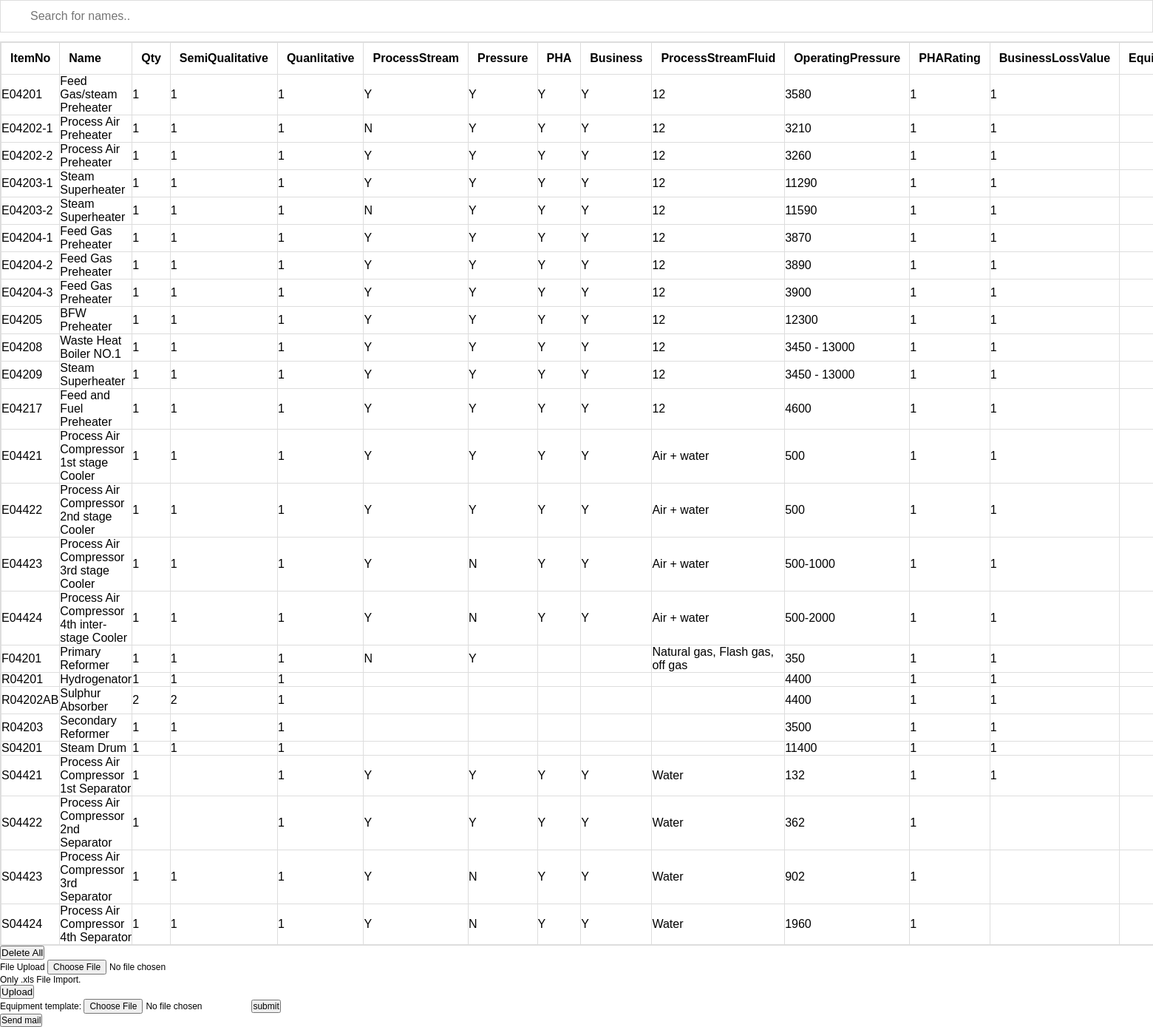
/App/View/home/equipmentList.php, run on the app's committed database.
### tables this page shows
CREATE TABLE IF NOT EXISTS `tbl_equipmentlist` (
  `ItemNo` varchar(45) NOT NULL,
  `Name` varchar(200) NOT NULL,
  `Qty` varchar(45) NOT NULL,
  `SemiQualitative` varchar(45) NOT NULL,
  `Quanlitative` varchar(45) DEFAULT NULL,
  `ProcessStream` varchar(45) DEFAULT NULL,
  `Pressure` varchar(45) DEFAULT NULL,
  `PHA` varchar(45) DEFAULT NULL,
  `Business` varchar(45) DEFAULT NULL,
  `ProcessStreamFluid` varchar(45) DEFAULT NULL,
  `OperatingPressure` varchar(45) NOT NULL,
  `PHARating` varchar(45) DEFAULT NULL,
  `BusinessLossValue` varchar(45) DEFAULT NULL,
  `EquipmentGroup` varchar(45) DEFAULT NULL,
  `Type` varchar(45) DEFAULT NULL,
  `EquipmentDescription` varchar(200) DEFAULT NULL,
  `tbl_equipmentforrbi_UnitCode` varchar(45) NOT NULL
);

### App/Model/database.php (called while the page is built, shortened)
<?php
class database
{
    private $__conn;
    function connect()
    {
        if (!$this->__conn) {
            $this->__conn = mysqli_connect('localhost', 'root', '', 'rbi') or die ('Lỗi kết nối');
            mysqli_query($this->__conn, "SET character_set_results = 'utf8', character_set_client = 'utf8', character_set_database = 'utf8', character_set_server = 'utf8'");
        }
    }
        function get_list_assoc($table, $select)
        {
            $sql = "SELECT $select FROM $table";
            $result = mysqli_query($this->__conn, $sql);
            $return = array();
            while ($row = mysqli_fetch_assoc($result)) {
                $return[] = $row;
            }
            return $return;
        }
}

### App/Model/home/equipmentListModel.php (called while the page is built, shortened)
<?php
require_once '../../Model/database.php';
class equipmentListModel extends database{
    function getAllEquipment(){
        return $this->get_list_assoc('tbl_equipmentlist', '*');
    }
    function getAllPrameters(){
        $arr = $this->get_list_assoc('tbl_equipmentlist', '*');
        $outParams = array();
        if(count($arr)>0){
            foreach ($arr[0] as $key => $value) {
                array_push($outParams, $key);
            }
        }
        return $outParams;
    }
}

### App/View/home/equipmentList.php (the view, shortened to what this page needs)
<?php
require_once '../../Model/home/equipmentListModel.php';
$equList = new equipmentListModel();
$params = $equList->getAllPrameters();
$val = $equList->getAllEquipment();
?>
<link rel="stylesheet" href="../../../../Public/css/home.css">
<link href="http://ajax.googleapis.com/ajax/libs/jqueryui/1.9.2/themes/ui-darkness/jquery-ui.css" rel="stylesheet">
<input type="text" id="searchInput" onkeyup="searchFunction()" placeholder="Search for names..">
<table border="1" class="listTable" id="listTable">
    <tr>
        <?php
        foreach ($params as $value) {
            echo "<th>$value</th>";
        }
        ?>
    </tr>
    <?php
        foreach ($val as $key => $value) {
            echo "<tr>";
            foreach ($value as $key => $va) {
                echo "<td>$va</td>";
            }
            echo "</tr>";
        }
    ?>
</table>
<div id="deleteAllItem" >
    <button onclick="deleteAll()">Delete All</button>
</div>
<form enctype="multipart/form-data" method="post" role="form" action="../../Controller/home/equipmentController.php">
    <div class="form-group">
        <label for="exampleInputFile">File Upload</label>
        <input type="file" name="file" id="file">
        <p class="help-block">Only .xls File Import.</p>
    </div>
    <button type="submit" class="btn btn-default" name="Import" value="Import">Upload</button>
</form>
<form action="../../Controller/home/uploadInput.php" method="POST" enctype="multipart/form-data">
    <div class="row" >
        <span>Equipment template:</span>
        <input type="file" name="fileupload_1"/><input type="submit" value="submit" name="submit4"/>
    </div>
</form>
<form method="post"action="../../Controller/home/email.php">
    <div>
        <input type="submit" value="Send mail">
    </div>
</form>

### Public/css/home.css (style rules this page uses)
* { margin: 0px; padding: 0px; }
body, input, textarea { font-family: Arial; font-size: 12px; }
table { padding: 1px 3px; }
#searchInput { background-image: url('/css/searchicon.png'); background-position: 10px 12px; background-repeat: no-repeat; width: 100%; font-size: 16px; padding: 12px 20px 12px 40px; border: 1px solid #ddd; margin-bottom: 12px; }
.listTable { border-collapse: collapse; width: 100%; border: 1px solid #ddd; font-size: 16px; }
.listTable th, #myTable td { text-align: left; padding: 12px; }
.listTable tr { border-bottom: 1px solid #ddd; }

### data on the page
tbl_equipmentlist: ItemNo "E04201", Name "Feed Gas/steam Preheater", Qty "1", SemiQualitative "1", Quanlitative "1", ProcessStream "Y", Pressure "Y", PHA "Y", Business "Y", ProcessStreamFluid "12", OperatingPressure "3580", PHARating "1", BusinessLossValue "1"
tbl_equipmentlist: ItemNo "E04202-1", Name "Process Air Preheater", Qty "1", SemiQualitative "1", Quanlitative "1", ProcessStream "N", Pressure "Y", PHA "Y", Business "Y", ProcessStreamFluid "12", OperatingPressure "3210", PHARating "1", BusinessLossValue "1"
tbl_equipmentlist: ItemNo "E04202-2", Name "Process Air Preheater", Qty "1", SemiQualitative "1", Quanlitative "1", ProcessStream "Y", Pressure "Y", PHA "Y", Business "Y", ProcessStreamFluid "12", OperatingPressure "3260", PHARating "1", BusinessLossValue "1"
tbl_equipmentlist: ItemNo "E04203-1", Name "Steam Superheater", Qty "1", SemiQualitative "1", Quanlitative "1", ProcessStream "Y", Pressure "Y", PHA "Y", Business "Y", ProcessStreamFluid "12", OperatingPressure "11290", PHARating "1", BusinessLossValue "1"
tbl_equipmentlist: ItemNo "E04203-2", Name "Steam Superheater", Qty "1", SemiQualitative "1", Quanlitative "1", ProcessStream "N", Pressure "Y", PHA "Y", Business "Y", ProcessStreamFluid "12", OperatingPressure "11590", PHARating "1", BusinessLossValue "1"
tbl_equipmentlist: ItemNo "E04204-1", Name "Feed Gas Preheater", Qty "1", SemiQualitative "1", Quanlitative "1", ProcessStream "Y", Pressure "Y", PHA "Y", Business "Y", ProcessStreamFluid "12", OperatingPressure "3870", PHARating "1", BusinessLossValue "1"
tbl_equipmentlist: ItemNo "E04204-2", Name "Feed Gas Preheater", Qty "1", SemiQualitative "1", Quanlitative "1", ProcessStream "Y", Pressure "Y", PHA "Y", Business "Y", ProcessStreamFluid "12", OperatingPressure "3890", PHARating "1", BusinessLossValue "1"
tbl_equipmentlist: ItemNo "E04204-3", Name "Feed Gas Preheater", Qty "1", SemiQualitative "1", Quanlitative "1", ProcessStream "Y", Pressure "Y", PHA "Y", Business "Y", ProcessStreamFluid "12", OperatingPressure "3900", PHARating "1", BusinessLossValue "1"
tbl_equipmentlist: ItemNo "E04205", Name "BFW Preheater", Qty "1", SemiQualitative "1", Quanlitative "1", ProcessStream "Y", Pressure "Y", PHA "Y", Business "Y", ProcessStreamFluid "12", OperatingPressure "12300", PHARating "1", BusinessLossValue "1"
tbl_equipmentlist: ItemNo "E04208", Name "Waste Heat Boiler NO.1", Qty "1", SemiQualitative "1", Quanlitative "1", ProcessStream "Y", Pressure "Y", PHA "Y", Business "Y", ProcessStreamFluid "12", OperatingPressure "3450 - 13000", PHARating "1", BusinessLossValue "1"
tbl_equipmentlist: ItemNo "E04209", Name "Steam Superheater", Qty "1", SemiQualitative "1", Quanlitative "1", ProcessStream "Y", Pressure "Y", PHA "Y", Business "Y", ProcessStreamFluid "12", OperatingPressure "3450 - 13000", PHARating "1", BusinessLossValue "1"
tbl_equipmentlist: ItemNo "E04217", Name "Feed and Fuel Preheater", Qty "1", SemiQualitative "1", Quanlitative "1", ProcessStream "Y", Pressure "Y", PHA "Y", Business "Y", ProcessStreamFluid "12", OperatingPressure "4600", PHARating "1", BusinessLossValue "1"
tbl_equipmentlist: ItemNo "E04421", Name "Process Air Compressor 1st stage Cooler", Qty "1", SemiQualitative "1", Quanlitative "1", ProcessStream "Y", Pressure "Y", PHA "Y", Business "Y", ProcessStreamFluid "Air + water", OperatingPressure "500", PHARating "1", BusinessLossValue "1"
tbl_equipmentlist: ItemNo "E04422", Name "Process Air Compressor 2nd stage Cooler", Qty "1", SemiQualitative "1", Quanlitative "1", ProcessStream "Y", Pressure "Y", PHA "Y", Business "Y", ProcessStreamFluid "Air + water", OperatingPressure "500", PHARating "1", BusinessLossValue "1"
tbl_equipmentlist: ItemNo "E04423", Name "Process Air Compressor 3rd stage Cooler", Qty "1", SemiQualitative "1", Quanlitative "1", ProcessStream "Y", Pressure "N", PHA "Y", Business "Y", ProcessStreamFluid "Air + water", OperatingPressure "500-1000", PHARating "1", BusinessLossValue "1"
tbl_equipmentlist: ItemNo "E04424", Name "Process Air Compressor 4th inter-stage Cooler", Qty "1", SemiQualitative "1", Quanlitative "1", ProcessStream "Y", Pressure "N", PHA "Y", Business "Y", ProcessStreamFluid "Air + water", OperatingPressure "500-2000", PHARating "1", BusinessLossValue "1"
tbl_equipmentlist: ItemNo "F04201", Name "Primary Reformer", Qty "1", SemiQualitative "1", Quanlitative "1", ProcessStream "N", Pressure "Y", ProcessStreamFluid "Natural gas, Flash gas, off gas", OperatingPressure "350", PHARating "1", BusinessLossValue "1"
tbl_equipmentlist: ItemNo "R04201", Name "Hydrogenator", Qty "1", SemiQualitative "1", Quanlitative "1", OperatingPressure "4400", PHARating "1", BusinessLossValue "1"
tbl_equipmentlist: ItemNo "R04202AB", Name "Sulphur Absorber", Qty "2", SemiQualitative "2", Quanlitative "1", OperatingPressure "4400", PHARating "1", BusinessLossValue "1"
tbl_equipmentlist: ItemNo "R04203", Name "Secondary Reformer", Qty "1", SemiQualitative "1", Quanlitative "1", OperatingPressure "3500", PHARating "1", BusinessLossValue "1"
tbl_equipmentlist: ItemNo "S04201", Name "Steam Drum", Qty "1", SemiQualitative "1", Quanlitative "1", OperatingPressure "11400", PHARating "1", BusinessLossValue "1"
tbl_equipmentlist: ItemNo "S04421", Name "Process Air Compressor 1st Separator", Qty "1", Quanlitative "1", ProcessStream "Y", Pressure "Y", PHA "Y", Business "Y", ProcessStreamFluid "Water", OperatingPressure "132", PHARating "1", BusinessLossValue "1"
tbl_equipmentlist: ItemNo "S04422", Name "Process Air Compressor 2nd Separator", Qty "1", Quanlitative "1", ProcessStream "Y", Pressure "Y", PHA "Y", Business "Y", ProcessStreamFluid "Water", OperatingPressure "362", PHARating "1"
tbl_equipmentlist: ItemNo "S04423", Name "Process Air Compressor 3rd Separator", Qty "1", SemiQualitative "1", Quanlitative "1", ProcessStream "Y", Pressure "N", PHA "Y", Business "Y", ProcessStreamFluid "Water", OperatingPressure "902", PHARating "1"
tbl_equipmentlist: ItemNo "S04424", Name "Process Air Compressor 4th Separator", Qty "1", SemiQualitative "1", Quanlitative "1", ProcessStream "Y", Pressure "N", PHA "Y", Business "Y", ProcessStreamFluid "Water", OperatingPressure "1960", PHARating "1"

### other printed values
$value "ItemNo"
$value "Name"
$value "Qty"
$value "SemiQualitative"
$value "Quanlitative"
$value "ProcessStream"
$value "Pressure"
$value "PHA"
$value "Business"
$value "ProcessStreamFluid"
$value "OperatingPressure"
$value "PHARating"
$value "BusinessLossValue"
